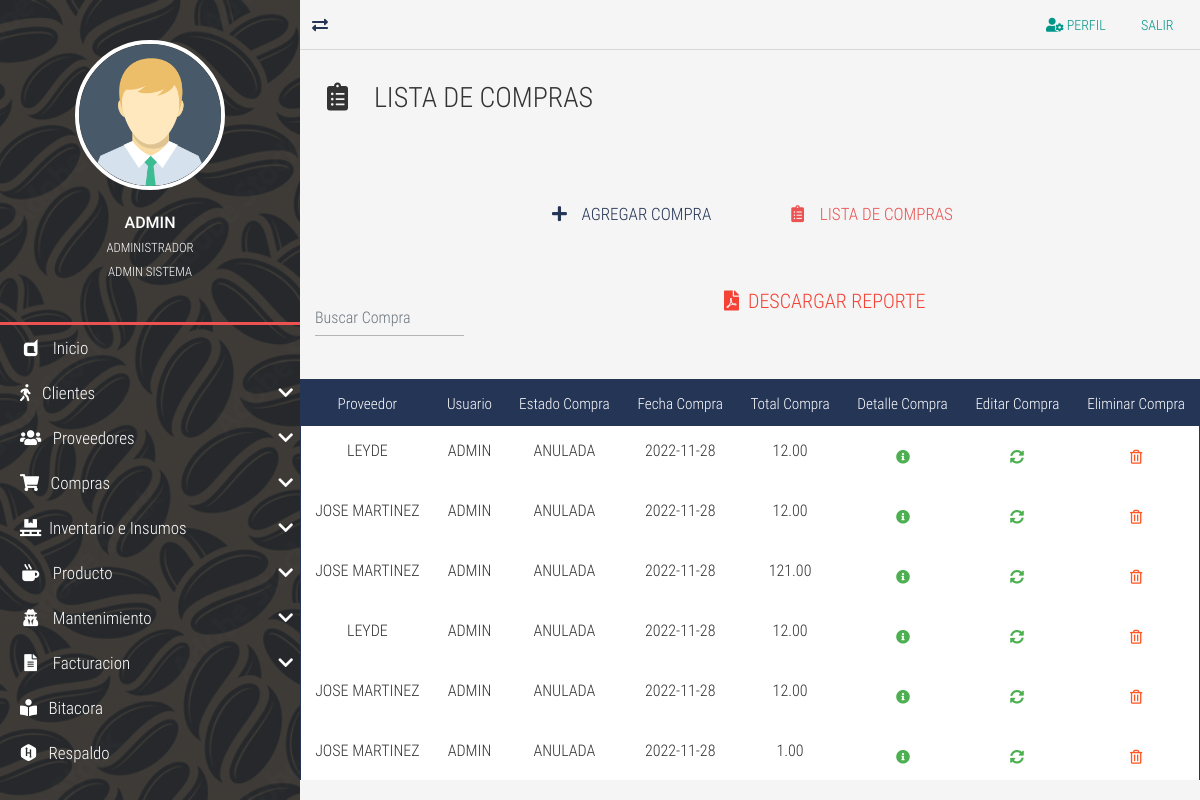
Page /compra-list/ (signed in) on the committed database.
### tables this page shows
CREATE TABLE `TBL_compras` (
  `id_compra` int NOT NULL AUTO_INCREMENT,
  `id_proveedor` int DEFAULT NULL,
  `id_usuario` int DEFAULT NULL,
  `id_estado_compra` int DEFAULT NULL,
  `fech_compra` date DEFAULT NULL,
  `total_compra` decimal(10,2) DEFAULT NULL,
  PRIMARY KEY (`id_compra`),
  KEY `FK_compra_proveedor_idx` (`id_proveedor`),
  KEY `FK_compra_usu_idx` (`id_usuario`),
  KEY `FK_estado_compra_idx` (`id_estado_compra`),
  CONSTRAINT `FK_TBL_compras_TBL_estado_compras` FOREIGN KEY (`id_estado_compra`) REFERENCES `TBL_estado_compras` (`id_estado_compra`),
  CONSTRAINT `FK_TBL_compras_TBL_Proveedores` FOREIGN KEY (`id_proveedor`) REFERENCES `TBL_Proveedores` (`id_Proveedores`),
  CONSTRAINT `FK_TBL_compras_TBL_usuarios` FOREIGN KEY (`id_usuario`) REFERENCES `TBL_usuarios` (`id_usuario`)
);

CREATE TABLE `TBL_Proveedores` (
  `id_Proveedores` int NOT NULL AUTO_INCREMENT,
  `nom_proveedor` varchar(45) DEFAULT NULL,
  `rtn_proveedor` varchar(50) DEFAULT NULL,
  `tel_proveedor` varchar(50) DEFAULT NULL,
  `correo_proveedor` varchar(45) NOT NULL,
  `dir_proveedor` varchar(255) DEFAULT NULL,
  PRIMARY KEY (`id_Proveedores`) USING BTREE
);

CREATE TABLE `TBL_usuarios` (
  `id_usuario` int NOT NULL AUTO_INCREMENT,
  `usuario` varchar(50) NOT NULL,
  `nombre_usuario` varchar(100) NOT NULL,
  `estado_usuario` enum('Activo','Inactivo','Bloqueado','Nuevo') NOT NULL,
  `contrasena` varchar(100) NOT NULL,
  `id_rol` int NOT NULL,
  `fecha_ultima_conexion` datetime DEFAULT NULL,
  `preguntas_contestadas` int DEFAULT NULL,
  `primer_ingreso` int DEFAULT NULL,
  `fecha_vencimiento` date DEFAULT NULL,
  `correo_electronico` varchar(50) DEFAULT NULL,
  `creado_por` varchar(30) DEFAULT NULL,
  `fecha_creacion` datetime DEFAULT NULL,
  `modificado_por` varchar(30) DEFAULT NULL,
  `fecha_modificacion` datetime DEFAULT NULL,
  PRIMARY KEY (`id_usuario`)
);

CREATE TABLE `TBL_estado_compras` (
  `id_estado_compra` int NOT NULL AUTO_INCREMENT,
  `nom_estado_compra` varchar(45) DEFAULT NULL,
  PRIMARY KEY (`id_estado_compra`)
);

### controladores/vistasControlador.php (called while the page is built, shortened)
<?php
	class vistasControlador extends vistasModelo{
		public function obtener_plantilla_controlador(){
			return require_once "./vistas/plantilla.php";
		}
	}

### index.php (called while the page is built, shortened)
<?php
	require_once "./controladores/vistasControlador.php";
	$plantilla = new vistasControlador();
	$plantilla->obtener_plantilla_controlador();

### vistas/contenidos/compra-list-view.php (the view, shortened to what this page needs)
<?php
		include ("./cone.php");
?>
<div class="full-box page-header">
	<h3 class="text-left">
		<i class="fas fa-clipboard-list fa-fw"></i> &nbsp; LISTA DE COMPRAS
	</h3>
</div>
<div class="container-fluid">
	<ul class="full-box list-unstyled page-nav-tabs">
		<li>
			<a href="<?php echo SERVERURL; ?>compra-new/"><i class="fas fa-plus fa-fw"></i> &nbsp; AGREGAR COMPRA</a>
		</li>
		<li>
			<a class="active" href="<?php echo SERVERURL; ?>compra-list/"><i class="fas fa-clipboard-list fa-fw"></i> &nbsp; LISTA DE COMPRAS</a>
		</li>
	</ul>
</div>
<?php
$where="";
?>
<div class="container-fluid">
  <form class="d-flex" action="../pdf/comprapdf.php" method="post" accept-charset="utf-8">
  	<input class="form-control me-2 light-table-filter" data-table="table_id" type="text" name="filtrocompra" placeholder="Buscar Compra">
	<button type="submit" class="btn btn-danger mx-auto btn-lg"><i class="fas fa-file-pdf"></i> &nbsp;Descargar Reporte</button>
      </form>
  </div>
  <br>
	<table class="table table-striped table-dark table_id text-center" id="tblDatos">
		<thead>
			<tr>
				<th>Proveedor</th>
				<th>Usuario</th>
				<th>Estado Compra</th>
				<th>Fecha Compra</th>
				<th>Total Compra</th>
				<th>Detalle Compra</th>
				<th>Editar Compra</th>
				<th>Eliminar Compra</th>
			</tr>
		</thead>
		<tbody>
			<?php
				$SQL="SELECT c.id_compra, c.id_estado_compra, c.id_proveedor, p.nom_proveedor,u.usuario,e.nom_estado_compra,c.fech_compra,
				c.total_compra FROM TBL_compras c
				inner JOIN TBL_Proveedores p ON p.id_Proveedores = c.id_proveedor
				inner JOIN TBL_usuarios u ON u.id_usuario = c.id_usuario
				inner JOIN TBL_estado_compras e ON e.id_estado_compra = c.id_estado_compra
				ORDER BY c.id_compra DESC
				$where";
				$dato = mysqli_query($conexion, $SQL);
				if($dato -> num_rows >0){
					while($fila=mysqli_fetch_array($dato)){
			?>
				<tr>
				<td><?php echo $fila['nom_proveedor']; ?></td>
				<td><?php echo $fila['usuario']; ?></td>
				<td><?php echo $fila['nom_estado_compra']; ?></td>
				<td><?php echo $fila['fech_compra']; ?></td>
				<td><?php echo $fila['total_compra']; ?></td>
				<td>
					<a href="<?php echo SERVERURL; ?>detallecompra-list/<?php echo $fila['id_compra']?>" class="btn btn-success">
					<i class="fas fa-info-circle"></i>
					</a>
				</td>
				<td>
					<a href="<?php echo SERVERURL; ?>compra-update/<?php echo $fila['id_compra']?>" class="btn btn-success">
						<i class="fas fa-sync-alt"></i>
					</a>
				</td>
				<td>
				<form action="" id="invoice-form" method="post" class="invoice-form" data-form="save">
					<button type="submit" class="btn btn-warning" name="boton">
						<i class="far fa-trash-alt"></i>
					</button>
				</form>
			</td>
			</tr>
			<?php
				}
			}else{
				?>
				<tr class="text-center">
				<td colspan="16">No existen registros</td>
				</tr>
				<?php
			}
			?>
		</tbody>
	</table>

### vistas/css/all.css (style rules this page uses)
.fa, .fas, .far, .fal, .fab { -moz-osx-font-smoothing: grayscale; -webkit-font-smoothing: antialiased; display: inline-block; font-style: normal; font-variant: normal; text-rendering: auto; line-height: 1; }
.fa-fw { text-align: center; width: 1.25em; }
.fa-clipboard-list:before { content: "\f46d"; }
.fa-file-pdf:before { content: "\f1c1"; }
.fa-info-circle:before { content: "\f05a"; }
.fa-plus:before { content: "\f067"; }
.fa-sync-alt:before { content: "\f2f1"; }
.fa-trash-alt:before { content: "\f2ed"; }
.far { font-family: 'Font Awesome 5 Free'; font-weight: 400; }
.fa, .fas { font-family: 'Font Awesome 5 Free'; font-weight: 900; }

### vistas/css/style.css (style rules this page uses)
:root { --color-one: #F5F5F5; --color-two: #24292E; --color-three: #EC5252; --form-color: #14111A; --accent-color: #253556; --border-color: #D8D8D8; }
body,html { font-family: 'roboto_condensed_light'; width: 100vw; height: 100vh; background-color: var(--color-one); color: #333; font-size: 16px; }
.full-box { margin: 0; padding: 0; box-sizing: border-box; width: 100%; }
.page-header { padding: 30px 20px 60px 20px; }
.page-header > :nth-child(1) { padding-bottom: 7px; }
.page-nav-tabs { display: flex; justify-content: center; flex-wrap: wrap; margin-bottom: 30px; }
.page-nav-tabs li, .page-nav-tabs li a { height: 40px; line-height: 40px; }
.page-nav-tabs li { margin: 5px 20px; }
.page-nav-tabs li a { color: var(--accent-color); font-size: 17px; min-width: 200px; width: auto; display: block; text-align: center; user-select: none; transition: all .2s ease-in-out; border-bottom: 2px solid transparent; }
.page-nav-tabs li a.active { color: var(--color-three); cursor: none; pointer-events: none; }
.table .btn { margin-bottom: 0; }
.table thead th { color: #FFF; }
.table tbody tr { color: #333; transition: all .2s ease-in-out; }
.table-dark, .table { background-color: #fff; }
.table-dark { border: 1px solid var(--accent-color); }
.table-dark thead tr { background-color: var(--accent-color); }
.table-dark td, .table-dark thead th, .table-dark th { border: none; }
table form { margin-bottom: 0; }

### rows in the picture
tbl_compras: id_proveedor.nom_proveedor "LEYDE", id_usuario.usuario "ADMIN", id_estado_compra.nom_estado_compra "ANULADA", fech_compra "2022-11-28", total_compra "12.00"
tbl_compras: id_proveedor.nom_proveedor "JOSE MARTINEZ", id_usuario.usuario "ADMIN", id_estado_compra.nom_estado_compra "ANULADA", fech_compra "2022-11-28", total_compra "12.00"
tbl_compras: id_proveedor.nom_proveedor "JOSE MARTINEZ", id_usuario.usuario "ADMIN", id_estado_compra.nom_estado_compra "ANULADA", fech_compra "2022-11-28", total_compra "121.00"
tbl_compras: id_proveedor.nom_proveedor "LEYDE", id_usuario.usuario "ADMIN", id_estado_compra.nom_estado_compra "ANULADA", fech_compra "2022-11-28", total_compra "12.00"
tbl_compras: id_proveedor.nom_proveedor "JOSE MARTINEZ", id_usuario.usuario "ADMIN", id_estado_compra.nom_estado_compra "ANULADA", fech_compra "2022-11-28", total_compra "12.00"
tbl_compras: id_proveedor.nom_proveedor "JOSE MARTINEZ", id_usuario.usuario "ADMIN", id_estado_compra.nom_estado_compra "ANULADA", fech_compra "2022-11-28", total_compra "1.00"

### other values in the picture
$_SESSION['usuario_login'] "ADMIN"
$_SESSION['nombre_usuario'] "ADMINISTRADOR"
$_SESSION['rol'] "ADMIN SISTEMA"
